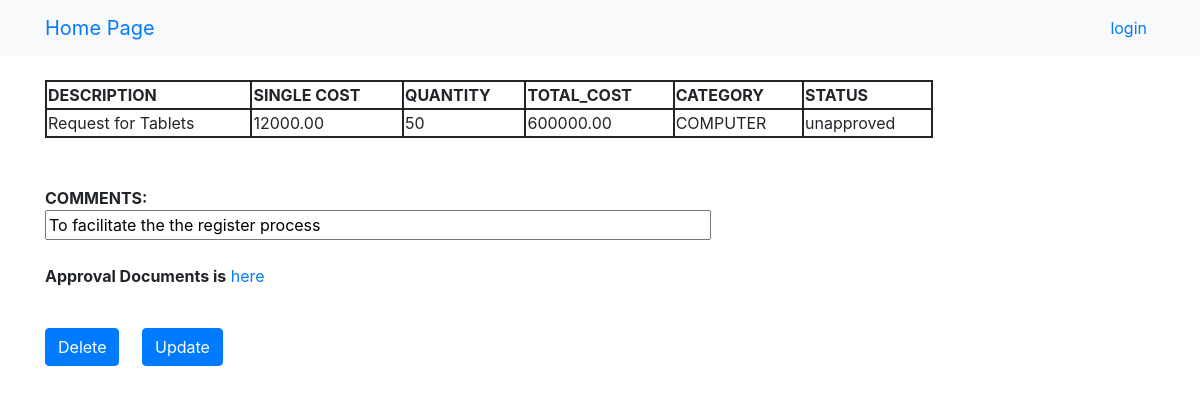
Screenshot of /order/4 with the database file from the repository.
### order/models.py (models this page shows, shortened)
class Order(models.Model):
	CATEGORY=(
		('COMPUTER','COMPUTER'),
		('FURNITURE','FURNITURE'),
		('OFFICE_EQUIPMENT','OFFICE EQUIPMENT'),
		('LINK_EQUIPMENTS','LINK_EQUIPMENTS'),
		('SERVER','SERVER'),
		)
	description=models.TextField(max_length=100)
	category=models.TextField(choices=CATEGORY)
	cost=models.DecimalField(max_digits=10,decimal_places=2)
	quantity=models.IntegerField(default=1)
	total_cost=models.DecimalField(default=0,max_digits=10,decimal_places=2)
	order_date=models.DateField(default=datetime.date.today)
	status=models.TextField(max_length=100,default="unapproved")
	comments=models.TextField(max_length=200,default='None')
	document=models.FileField(null=True,upload_to='documents/%Y/%m/%d/')
	user=models.ForeignKey(
		to=settings.AUTH_USER_MODEL,
		on_delete=models.CASCADE
		)
	supplier=models.ForeignKey(
		to='Supplier',
		on_delete=models.CASCADE
		)
	def total_cost(self):
		self.total_cost=self.cost*self.quantity
		return self.total_cost
	class Meta:
		permissions=(("can_approve_order","can_reject_order"),)

### order/views.py (the view)
# urls.py: path('order/<int:pk>',views.OrderDetail.as_view(),name="order-detail"),
class OrderDetail(DetailView):
	model=Order

### order/templates/order/order_detail.html (shortened to what this page needs)
{%extends 'base.html'%}
{%load crispy_forms_tags%}
{%block main%}
    <br>
	<table style="width: 80%">
		<tr>
			<th>DESCRIPTION</th>
			<th>SINGLE COST</th>
			<th>QUANTITY</th>
			<th>TOTAL_COST</th>
			<th>CATEGORY</th>
			<th>STATUS</th>
		</tr>
		<tr>
			<td>{{object.description}}</td>
			<td>{{object.cost}}</td>
			<td>{{object.quantity}}</td>
			<td>{{object.total_cost}}</td>
			<td>{{object.category}}</td>
			<td>{{object.status}}</td>
		</tr>
	</table>
	<br><br>
	<div><b>COMMENTS:</b><br>
		<form>
			<input type="text" name="comments" value="{{object.comments}}" size="60" height="50">
		</form>
	</div>
	<br>
	<p><b>Approval Documents is</b> <a href="">here</a></p>
	<br>
	{% if perms.order.can_reject_order%}
	<br>
	<a class="btn btn-primary" href="{% url 'order:order-approve' order.id%}">Approve</a>&nbsp;&nbsp;&nbsp;&nbsp;
	<a class="btn btn-primary" href="{% url 'order:order-reject' order.id%}">Reject</a>&nbsp;&nbsp;&nbsp;&nbsp;
	{%else%}
	<a class="btn btn-primary" href="{% url 'order:order-delete' order.id%}">Delete</a>&nbsp;&nbsp;&nbsp;&nbsp;
	<a class="btn btn-primary" href="{% url 'order:order-update' order.id%}">Update</a>&nbsp;&nbsp;&nbsp;&nbsp;
	{%endif%}
{%endblock%}

### static/css/base.css (style rules this page uses)
table,td,th { border: 2px solid; }

### rows the page displays
Order: description "Request for Tablets", cost "12000.00", quantity "50", total_cost "600000.00", category "COMPUTER", status "unapproved", comments "To facilitate the the register process"
